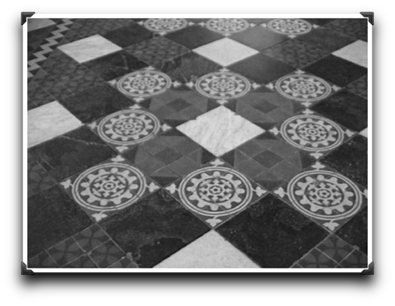
#> input picture Dev1/Sol.png, 395 x 306 px
$ python main.py
#> lines starting #> are read from the running program, lines starting #| are printed output that depends on the picture
import matplotlib.pyplot as plt
from PIL import Image
import numpy as np

# Import de l'image
img = Image.open("./Sol.png")
#> img is the input picture: PIL image 395x306 RGBA; mean R, G, B, A 79.2, 79.2, 79.2, 201.4

# Parametres de l'image
height = img.height
#> height = 306
width = img.width
#> width = 395

# Initialisation des points caracteristiques p.
# Dans notre cas, les points sont donnés dans les notes de cours
p1 = np.array([0.45, 1.28, 1])
p2 = np.array([2.58, 0.49, 1])
p3 = np.array([2.11, 2.66, 1])
p4 = np.array([4.40, 1.41, 1])


# Creation des droites parallèlles d.

d1 = np.cross(p1, p2)
d2 = np.cross(p3, p4)
d3 = np.cross(p1, p3)
d4 = np.cross(p2, p4)
print("d1 =", d1)
print("d2 =", d2)
print("d3 =", d3)
print("d4 =", d4)

# Identifications des points de fuite à l'aide des droite parallèlles

f1 = np.cross(d1, d2)
k1 = 100 / f1[2]
f1_norm = f1 * k1
f2 = np.cross(d3, d4)
k2 = 100 / f2[2]
f2_norm = f2 * k2
print("f1 =", f1)
print("f1 normalisé =", f1_norm)
print("f2 =", f2)
print("f2 normalisé =", f2_norm)

# Une fois fait, il faut trouver la droite à l'infini (l'horizon)
# à l'aide des points de fuite

d = np.cross(f1, f2)
print("d =", d)


# Création de la matrice H2 à l'aide de d (normalisé)
H2 = np.identity(3, dtype=float)

d_norm = d / d[2]
H2[-1, :] = d_norm
print("H2 =", H2)

# Création de l'image corrigé
H2_inv = np.linalg.inv(H2)
output = np.zeros_like(np.array(img))


for x in range(width):
    for y in range(height):
        p_out = np.array([x/100, y/100, 1], dtype=float)

        p_in = H2_inv @ p_out

        p_in = p_in / p_in[2]

        x_in = int(round(p_in[0] * 100))
        y_in = int(round(p_in[1] * 100))

        if 0 <= x_in < width and 0 <= y_in < height:
            output[y, x] = np.array(img)[y_in, x_in]
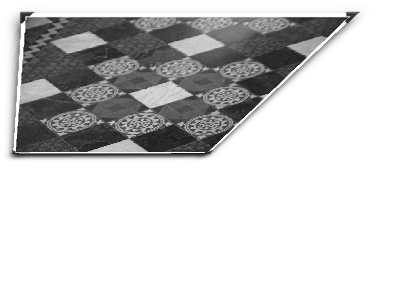
#> output: shape (306, 395, 4); mean R, G, B, A 33.8, 33.8, 33.8, 81.4; transparent parts drawn white

print("H2f1 :", H2 @ f1)
print("H2f2 :", H2 @ f2)
print("H2⁻ᵀ d : ", H2_inv.T @ d_norm)

# Affichage des résultats
plt.imshow(img)
plt.show()

plt.imshow(output)
plt.show()
